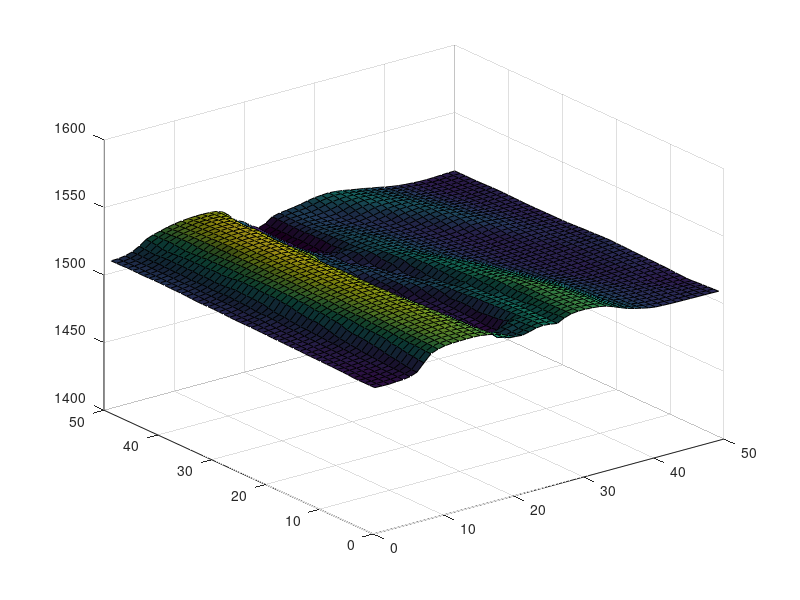

Here is the MATLAB script that generated this plot: (Note: this script raises an error after producing the figure.)
    clear all
    warning off
    close all
    clc

    imresizeScale = 0.1;
    
%% read data, prepare data, and apply nomalization
    load('./img.mat');
    
    figure('name','orienginal range map');
    surf(img);
    axis([0 50 0 50 1400 1600])
    camlight right;
    lighting phong;
    shading interp
    
    knotVec = [ 0 0 0 0 1 1 1 1 ];
    patchSize = [ 25 25 ];
    
    patchNW = img(1:25,1:25);
    patchNE = img(1:25,26:50);
    patchSW = img(26:50,1:25);
    patchSE = img(26:50,26:50);
    xi = 1:25;
    yi = 1:25;
    [ XI YI ] = meshgrid( xi, yi );
    PatchNW(:,:,1) = XI;
    PatchNW(:,:,2) = YI;
    PatchNW(:,:,3) = patchNW;
    xi = 26:50;
    yi = 1:25;
    [ XI YI ] = meshgrid( xi, yi );
    PatchNE(:,:,1) = XI;
    PatchNE(:,:,2) = YI;
    PatchNE(:,:,3) = patchNE;
    xi = 1:25;
    yi = 26:50;
    [ XI YI ] = meshgrid( xi, yi );
    PatchSW(:,:,1) = XI;
    PatchSW(:,:,2) = YI;
    PatchSW(:,:,3) = patchSW;
    xi = 26:50;
    yi = 26:50;
    [ XI YI ] = meshgrid( xi, yi );
    PatchSE(:,:,1) = XI;
    PatchSE(:,:,2) = YI;
    PatchSE(:,:,3) = patchSE;
    %%
    
    %%
    figure('name','pure fitting');
    [ objNW ] = FitPatch( PatchNW, knotVec );
    plot3(objNW.D(:,1),objNW.D(:,2),objNW.D(:,3),'b+');
    hold on
    plot3(objNW.B(:,1),objNW.B(:,2),objNW.B(:,3),'g^','MarkerSize',10);
    hold on
    [ objNE ] = FitPatch( PatchNE, knotVec );
    plot3(objNE.D(:,1),objNE.D(:,2),objNE.D(:,3),'r+');
    hold on
    plot3(objNE.B(:,1),objNE.B(:,2),objNE.B(:,3),'y^','MarkerSize',10);
    hold on
    [ objSW ] = FitPatch( PatchSW, knotVec );
    plot3(objSW.D(:,1),objSW.D(:,2),objSW.D(:,3),'y+');
    hold on
    plot3(objSW.B(:,1),objSW.B(:,2),objSW.B(:,3),'r^','MarkerSize',10);
    hold on
    [ objSE ] = FitPatch( PatchSE, knotVec );
    plot3(objSE.D(:,1),objSE.D(:,2),objSE.D(:,3),'g+')
    hold on
    plot3(objSE.B(:,1),objSE.B(:,2),objSE.B(:,3),'b^','MarkerSize',10);
    %%
    
    %% achieve C0 continuity
    [ objNW objNE ] = Joint2HorizontalPatchesC0( objNW, objNE );
    % joint the South West and South East Patch
    [ objSW objSE ] = Joint2HorizontalPatchesC0( objSW, objSE );
    % joint the North West and South West Patch
    [ objNW objSW ] = Joint2VerticalPatchesC0( objNW, objSW );
     % joint the North East and South East Patch
    [ objNE objSE ] = Joint2VerticalPatchesC0( objNE, objSE );
    
    [ objNW objNE objSW objSE ] = Adjust4PatchesCenterC0( objNW, objNE, objSW, objSE );
    
    objNW.D = objNW.C * objNW.B;
    objNE.D = objNE.C * objNE.B;
    objSW.D = objSW.C * objSW.B;
    objSE.D = objSE.C * objSE.B;
    
    figure('name','achieving C0');
    plot3(objNW.D(:,1),objNW.D(:,2),objNW.D(:,3),'b+');
    hold on
    plot3(objNW.B(:,1),objNW.B(:,2),objNW.B(:,3),'g^','MarkerSize',10);
    hold on
    plot3(objNE.D(:,1),objNE.D(:,2),objNE.D(:,3),'r+');
    hold on
    plot3(objNE.B(:,1),objNE.B(:,2),objNE.B(:,3),'y^','MarkerSize',10);
    hold on
    plot3(objSW.D(:,1),objSW.D(:,2),objSW.D(:,3),'y+');
    hold on
    plot3(objSW.B(:,1),objSW.B(:,2),objSW.B(:,3),'r^','MarkerSize',10);
    hold on
    plot3(objSE.D(:,1),objSE.D(:,2),objSE.D(:,3),'g+')
    hold on
    plot3(objSE.B(:,1),objSE.B(:,2),objSE.B(:,3),'b^','MarkerSize',10);
        
%     depth_NW = reshape(objNW.D(:,3),[objNW.pnum_u,objNW.pnum_w]);
%     depth_NE = reshape(objNE.D(:,3),[objNE.pnum_u,objNE.pnum_w]);
%     depth_SW = reshape(objSW.D(:,3),[objSW.pnum_u,objSW.pnum_w]);
%     depth_SE = reshape(objSE.D(:,3),[objSE.pnum_u,objSE.pnum_w]);
%     fittedPatch = [ depth_NW,depth_NE;depth_SW,depth_SE; ];
%     
%     figure('name','fitted patch C0');
%     surf(fittedPatch);
%     axis([0 50 0 50 1400 1600])
%     camlight right;
%     lighting phong;
%     shading interp
    
    %%
    
    %% achieve C1 continuity
    figure('name','achieving C1')
    

    [ objNW objNE objSW objSE ] = Adjust4InteriorPoints( objNW, objNE, objSW, objSE );

    [ objNW objNE ] = Joint2HorizontalPatchesC1( objNW, objNE );
    % joint the South West and South East Patch
    [ objSW objSE ] = Joint2HorizontalPatchesC1( objSW, objSE );
    % joint the North West and South West Patch
    [ objNW objSW ] = Joint2VerticalPatchesC1( objNW, objSW );
     % joint the North East and South East Patch
    [ objNE objSE ] = Joint2VerticalPatchesC1( objNE, objSE );
    
    [ objNW objNE objSW objSE ] = Adjust4PatchesCenterC1( objNW, objNE, objSW, objSE );
 
    
      
    
    objNW.D = objNW.C * objNW.B;
    objNE.D = objNE.C * objNE.B;
    objSW.D = objSW.C * objSW.B;
    objSE.D = objSE.C * objSE.B;
    
    
    plot3(objNW.D(:,1),objNW.D(:,2),objNW.D(:,3),'b+');
    hold on
    plot3(objNW.B(:,1),objNW.B(:,2),objNW.B(:,3),'g^','MarkerSize',10);
    hold on
    plot3(objNE.D(:,1),objNE.D(:,2),objNE.D(:,3),'r+');
    hold on
    plot3(objNE.B(:,1),objNE.B(:,2),objNE.B(:,3),'y^','MarkerSize',10);
    hold on
    plot3(objSW.D(:,1),objSW.D(:,2),objSW.D(:,3),'y+');
    hold on
    plot3(objSW.B(:,1),objSW.B(:,2),objSW.B(:,3),'r^','MarkerSize',10);
    hold on
    plot3(objSE.D(:,1),objSE.D(:,2),objSE.D(:,3),'g+')
    hold on
    plot3(objSE.B(:,1),objSE.B(:,2),objSE.B(:,3),'b^','MarkerSize',10);
    hold on
    
    depth_NW = reshape(objNW.D(:,3),[objNW.pnum_u,objNW.pnum_w]);
    depth_NE = reshape(objNE.D(:,3),[objNE.pnum_u,objNE.pnum_w]);
    depth_SW = reshape(objSW.D(:,3),[objSW.pnum_u,objSW.pnum_w]);
    depth_SE = reshape(objSE.D(:,3),[objSE.pnum_u,objSE.pnum_w]);
    fittedPatch = [ depth_NW,depth_NE;depth_SW,depth_SE; ];
    
    figure('name','fitted patch C1');
    surf(fittedPatch);
    axis([0 50 0 50 1400 1600])
    camlight right;
    lighting phong;
    shading interp
    
    
